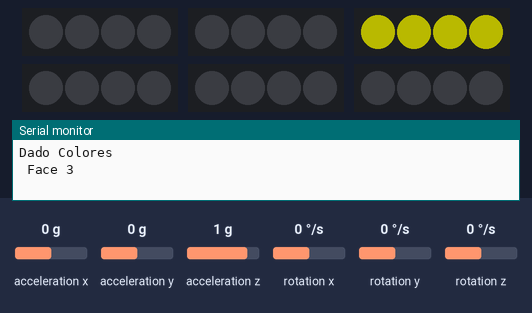
The sketch below on a simulated Arduino Uno, built with avr-gcc and run on an emulated ATmega328P. Shown: 6 × 4 RGB LEDs in strip order, left to right, the last lines printed to the serial monitor. Inputs (shaded band) come from the test bench; at power-on: acceleration x 0 g, acceleration y 0 g, acceleration z 1 g, rotation x 0 °/s, rotation y 0 °/s, rotation z 0 °/s. Dim RGB values are drawn brighter than linear.

Above: at 1.2 s.
1.3 s: acceleration x set to -1.4 g
At 2.7 s:
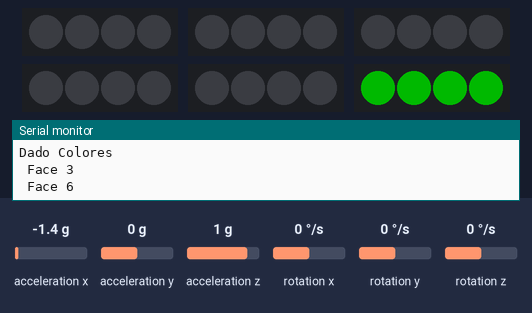
3.0 s: acceleration y set to -1.4 g
At 4.2 s:
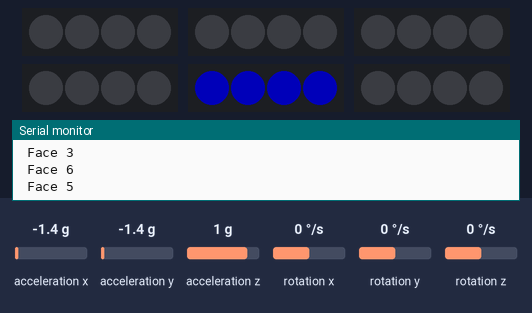
4.5 s: acceleration z set to -1.4 g
At 5.5 s:
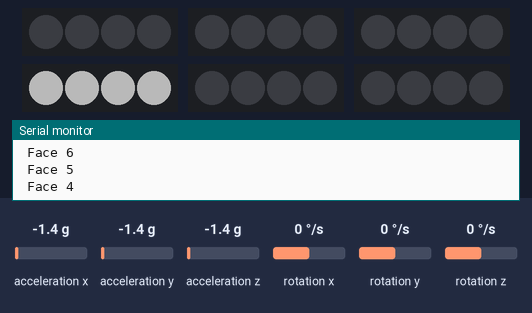
6.0 s: acceleration z set to -0.8 g
At 6.9 s:
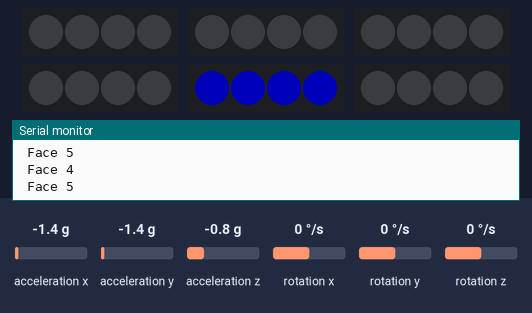
7.5 s: acceleration y set to 1.4 g
At 8.4 s:
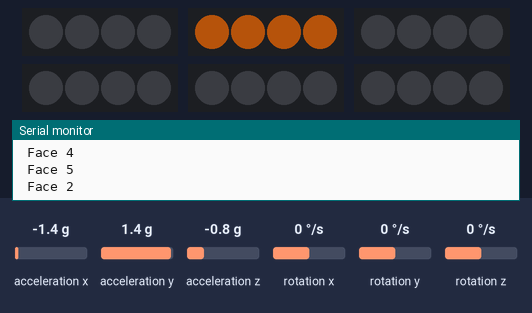
9.0 s: acceleration y set to -0.8 g
At 9.7 s:
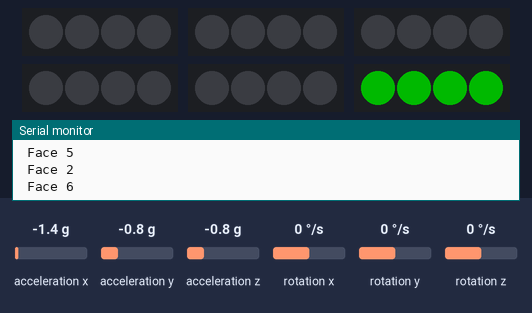
Timing chart, 0 to 11.5 s (numbered marks = the images above; inputs shaded):
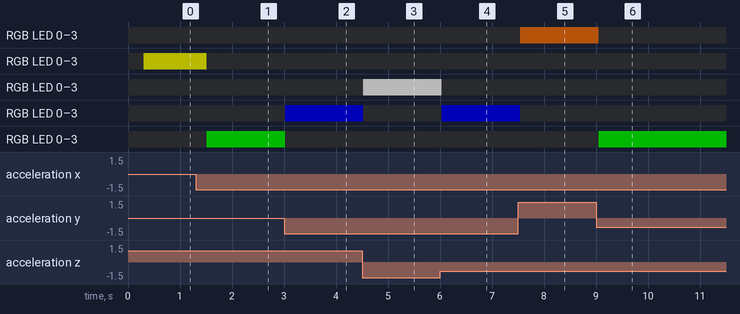

Measured:
- after the input at 1.3 s, RGB LED 0–3: RGB(70, 70, 0) → off after 0.21 s; RGB LED 0–3: off → RGB(0, 70, 0) after 0.21 s
- after the input at 3.0 s, RGB LED 0–3: off → RGB(0, 0, 70) at once; RGB LED 0–3: RGB(0, 70, 0) → off at once
- after the input at 4.5 s, RGB LED 0–3: off → RGB(70, 70, 70) at once; RGB LED 0–3: RGB(0, 0, 70) → off at once
- after the input at 6.0 s, RGB LED 0–3: RGB(70, 70, 70) → off at once; RGB LED 0–3: off → RGB(0, 0, 70) at once
- after the input at 7.5 s, RGB LED 0–3: off → RGB(66, 30, 4) at once; RGB LED 0–3: RGB(0, 0, 70) → off at once
- after the input at 9.0 s, RGB LED 0–3: RGB(66, 30, 4) → off after 0.05 s; RGB LED 0–3: off → RGB(0, 70, 0) after 0.05 s

The sketch:

Dado_Colores.ino
```cpp
#include <Wire.h>
#include <MPU9250.h>

#include <Adafruit_NeoPixel.h>
#ifdef __AVR__
 #include <avr/power.h> // Required for 16 MHz Adafruit Trinket
#endif


#define    MPU9250_ADDRESS            0x68
MPU9250 imu;

#define LED_FACE1   2
#define LED_FACE2   3
#define LED_FACE3    4
#define LED_FACE4    5
#define LED_FACE5    6
#define LED_FACE6    7

#define LED_COUNT 4

// Declare our NeoPixel strip object:
Adafruit_NeoPixel face1(LED_COUNT, LED_FACE1, NEO_GRB + NEO_KHZ800);
Adafruit_NeoPixel face2(LED_COUNT, LED_FACE2, NEO_GRB + NEO_KHZ800);
Adafruit_NeoPixel face3(LED_COUNT, LED_FACE3, NEO_GRB + NEO_KHZ800);
Adafruit_NeoPixel face4(LED_COUNT, LED_FACE4, NEO_GRB + NEO_KHZ800);
Adafruit_NeoPixel face5(LED_COUNT, LED_FACE5, NEO_GRB + NEO_KHZ800);
Adafruit_NeoPixel face6(LED_COUNT, LED_FACE6, NEO_GRB + NEO_KHZ800);

Adafruit_NeoPixel cube[6] = { face1, face2, face3, face4, face5, face6 };

#define GREEN 65280
#define BLUE 255
#define RED 16711680
#define YELLOW 16776960
#define ORANGE 15626001
#define  WHITE 16777215

long colors[6] = { RED, ORANGE, YELLOW, WHITE, BLUE, GREEN };

//-------------------------------
//-- Non blocking execution -----
//-------------------------------

long bps = 9600;

// Update Detecting Faces
long duration = 300;
long last_time = 0;

// Update IMU
long imu_duration = 30;
long imu_time = 0;

// Update Debug
long debug_duration = 400;
long debug_last_time = 0;

//--- Dice Face update
int old_face = 1;
int current_face = 1;


void updateIMU(){
  if ((millis() - imu_time ) > imu_duration ){

    imu_time = millis();
    imu.update();
  }
}

 void AccDebug(){

   if ( millis() - debug_last_time > debug_duration){
     float aX = imu.getAccX();
     float aY = imu.getAccY();
     float aZ = imu.getAccZ();
     Serial.print("Force \t X: ");
     Serial.print( aX );
     Serial.print(" \t Y: ");
     Serial.print( aY );
     Serial.print(" \t Z: ");
     Serial.println( aZ );
     Serial.print("Max Value : ");
     Serial.println( max( max ( abs( aX ), abs( aY )), abs( aZ ) ));
     debug_last_time = millis();
  }
 };

 void DetectFace(){

   if ( millis() - last_time > duration ){
     float aX = imu.getAccX();
     float aY = imu.getAccY();
     float aZ = imu.getAccZ();
     float maxvalue = max( max ( abs (aX ), abs( aY ) ), abs( aZ ) );

     if ( abs( aX ) == maxvalue ) {
      if ( aX > 0){
        current_face = 1;
      }else{
        current_face = 6;
      }
    }

    if(  abs( aY ) == maxvalue ){
      if ( aY > 0){
        current_face = 2;
      }else{
        current_face = 5;
      }
    }

    if(  abs( aZ )  == maxvalue ){
      if ( aZ  > 0){
        current_face = 3;
      }else{
        current_face = 4;
      }
    }

      //Detect Face change
      if( current_face != old_face ){
        Serial.print(" Face ");Serial.println(current_face);

        cube[old_face-1].clear();
        cube[old_face-1].show();

        cube[current_face-1].fill( colors[ current_face-1 ] );
        cube[current_face-1].show();
        old_face = current_face;
      }


     last_time = millis();
   }
 };


//Initialize Stripes
void setupStripes(){

  for( int i =0 ; i<6 ; i++){
    cube[i].begin();
    cube[i].show();
    cube[i].setBrightness(70);
  }
}

void setup() {
  Wire.begin();
  Serial.begin(bps);
  Serial.println("Dado Colores");

  imu.setup();

  //Setup cube LED Faces
  setupStripes();

  //Initialize Variables
  last_time = millis();
  imu_time = millis();
}

void loop() {
    //Debug data from IMU Sensor
   //AccDebug();

   DetectFace();
   updateIMU();

}
```
